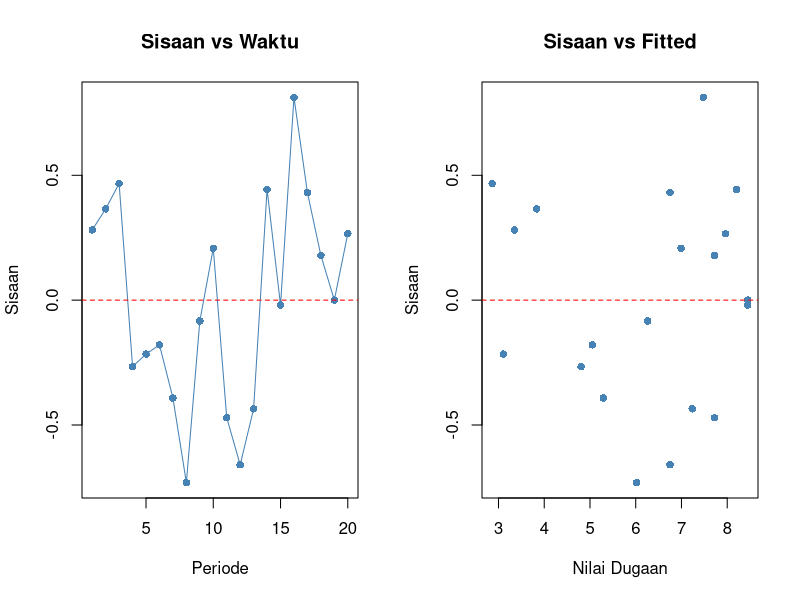
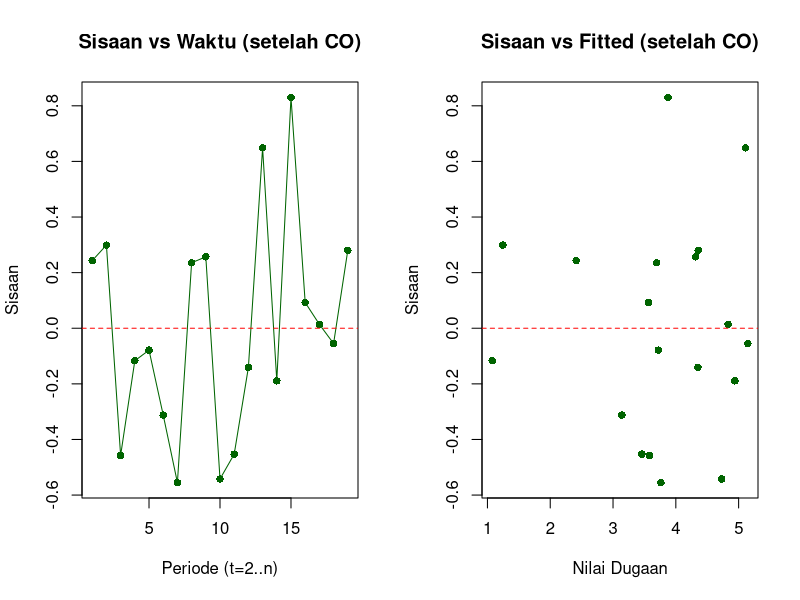
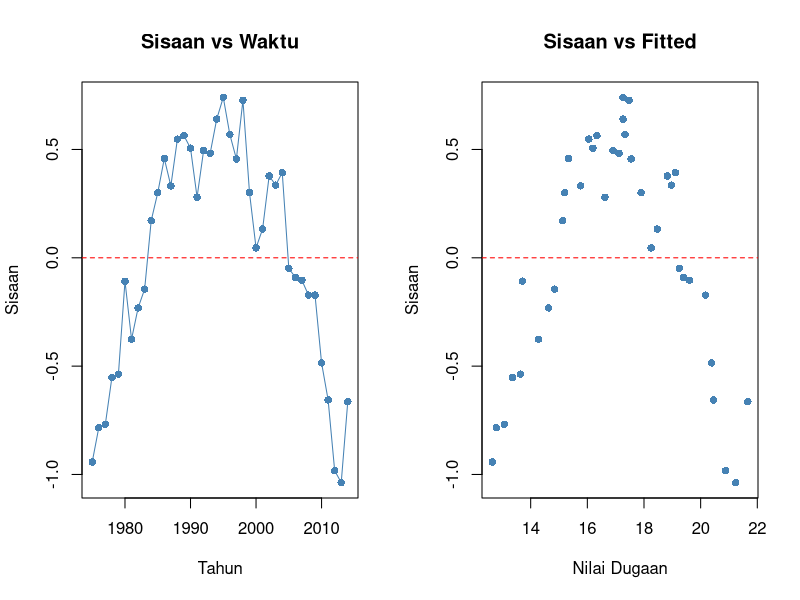
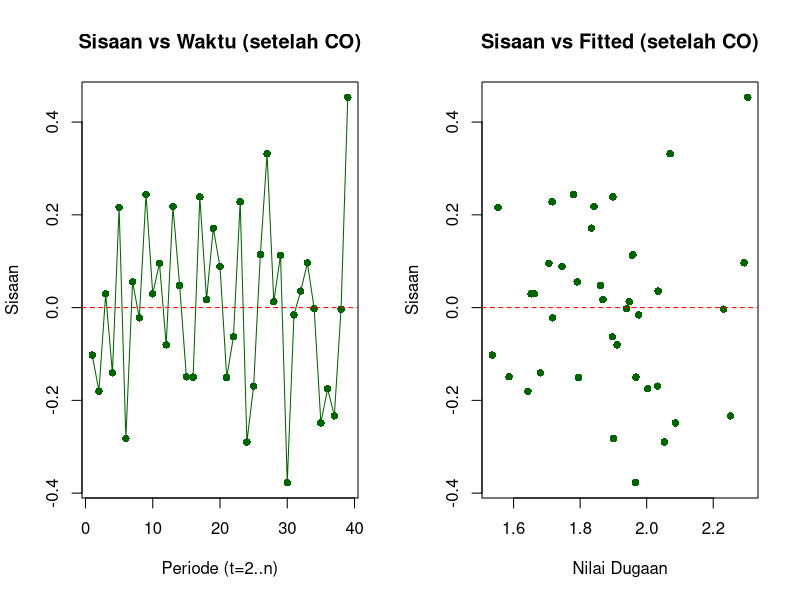

Write R code to recreate these figures, in order.
## ---- chunk 1
knitr::opts_chunk$set(echo = TRUE, warning = FALSE, message = FALSE, fig.align = "center")
suppressPackageStartupMessages(library(lmtest))
## ---- chunk 2
cochrane_orcutt <- function(y, x, tol = 1e-6, max_iter = 50) {
  n <- length(y)
  rho <- 0
  for (iter in 1:max_iter) {
    y_star <- y[2:n] - rho * y[1:(n - 1)]
    x_star <- x[2:n] - rho * x[1:(n - 1)]
    fit_star <- lm(y_star ~ x_star)
    b0_star <- coef(fit_star)[1]
    b1_star <- coef(fit_star)[2]
    b0 <- b0_star / (1 - rho)
    b1 <- b1_star

    resid_orig <- y - (b0 + b1 * x)
    rho_new <- sum(resid_orig[2:n] * resid_orig[1:(n - 1)]) /
      sum(resid_orig[1:(n - 1)]^2)

    if (abs(rho_new - rho) < tol) {
      rho <- rho_new
      break
    }
    rho <- rho_new
  }
  list(rho = rho, b0 = b0, b1 = b1, iterations = iter,
       fit_star = fit_star, y_star = y_star, x_star = x_star)
}
## ---- chunk 3
data1 <- data.frame(
  Period = 1:20,
  MarketShare = c(3.63, 4.20, 3.33, 4.54, 2.89, 4.87, 4.90, 5.29, 6.18, 7.20,
                  7.25, 6.09, 6.80, 8.65, 8.43, 8.29, 7.18, 7.90, 8.45, 8.23),
  Price = c(0.97, 0.95, 0.99, 0.91, 0.98, 0.90, 0.89, 0.86, 0.85, 0.82,
            0.79, 0.83, 0.81, 0.77, 0.76, 0.80, 0.83, 0.79, 0.76, 0.78)
)
data1
## ---- chunk 4
fit1 <- lm(MarketShare ~ Price, data = data1)
summary(fit1)
## ---- chunk 5
par(mfrow = c(1, 2))
plot(data1$Period, resid(fit1), type = "o", pch = 16, col = "steelblue",
     xlab = "Periode", ylab = "Sisaan", main = "Sisaan vs Waktu")
abline(h = 0, col = "red", lty = 2)
plot(fitted(fit1), resid(fit1), pch = 16, col = "steelblue",
     xlab = "Nilai Dugaan", ylab = "Sisaan", main = "Sisaan vs Fitted")
abline(h = 0, col = "red", lty = 2)
## ---- chunk 6
dw1 <- dwtest(fit1)
dw1
## ---- chunk 7
co1 <- cochrane_orcutt(data1$MarketShare, data1$Price)
cat("Rho terestimasi   :", round(co1$rho, 5), "\n")
cat("Jumlah iterasi     :", co1$iterations, "\n")
cat("Intercept baru (b0):", round(co1$b0, 5), "\n")
cat("Slope baru (b1)    :", round(co1$b1, 5), "\n")

summary(co1$fit_star)
## ---- chunk 8
par(mfrow = c(1, 2))
plot(seq_along(co1$y_star), resid(co1$fit_star), type = "o", pch = 16, col = "darkgreen",
     xlab = "Periode (t=2..n)", ylab = "Sisaan", main = "Sisaan vs Waktu (setelah CO)")
abline(h = 0, col = "red", lty = 2)
plot(fitted(co1$fit_star), resid(co1$fit_star), pch = 16, col = "darkgreen",
     xlab = "Nilai Dugaan", ylab = "Sisaan", main = "Sisaan vs Fitted (setelah CO)")
abline(h = 0, col = "red", lty = 2)
## ---- chunk 9
dw1_co <- dwtest(co1$fit_star)
dw1_co
## ---- chunk 10
data2 <- data.frame(
  Year = 1975:2014,
  Sales = c(11.7, 12.0, 12.3, 12.8, 13.1, 13.6, 13.9, 14.4, 14.7, 15.3,
            15.5, 15.8, 16.1, 16.6, 16.9, 16.7, 16.9, 17.4, 17.6, 17.9,
            18.0, 17.9, 18.0, 18.2, 18.2, 18.3, 18.6, 19.2, 19.3, 19.5,
            19.2, 19.3, 19.5, 20.0, 20.0, 19.9, 19.8, 19.9, 20.2, 21.0),
  Advertising = c(9.4, 9.6, 10, 10.4, 10.8, 10.9, 11.7, 12.2, 12.5, 12.9,
                  13.0, 13.2, 13.8, 14.2, 14.6, 14.4, 15.0, 15.4, 15.7, 15.9,
                  15.9, 16.0, 16.3, 16.2, 16.8, 17.3, 17.6, 18.1, 18.3, 18.5,
                  18.7, 18.9, 19.2, 20.0, 20.0, 20.3, 20.4, 21.0, 21.5, 22.1)
)
data2
## ---- chunk 11
fit2 <- lm(Sales ~ Advertising, data = data2)
summary(fit2)
## ---- chunk 12
par(mfrow = c(1, 2))
plot(data2$Year, resid(fit2), type = "o", pch = 16, col = "steelblue",
     xlab = "Tahun", ylab = "Sisaan", main = "Sisaan vs Waktu")
abline(h = 0, col = "red", lty = 2)
plot(fitted(fit2), resid(fit2), pch = 16, col = "steelblue",
     xlab = "Nilai Dugaan", ylab = "Sisaan", main = "Sisaan vs Fitted")
abline(h = 0, col = "red", lty = 2)
## ---- chunk 13
dw2 <- dwtest(fit2)
dw2
## ---- chunk 14
co2 <- cochrane_orcutt(data2$Sales, data2$Advertising)
cat("Rho terestimasi   :", round(co2$rho, 5), "\n")
cat("Jumlah iterasi     :", co2$iterations, "\n")
cat("Intercept baru (b0):", round(co2$b0, 5), "\n")
cat("Slope baru (b1)    :", round(co2$b1, 5), "\n")

summary(co2$fit_star)
## ---- chunk 15
par(mfrow = c(1, 2))
plot(seq_along(co2$y_star), resid(co2$fit_star), type = "o", pch = 16, col = "darkgreen",
     xlab = "Periode (t=2..n)", ylab = "Sisaan", main = "Sisaan vs Waktu (setelah CO)")
abline(h = 0, col = "red", lty = 2)
plot(fitted(co2$fit_star), resid(co2$fit_star), pch = 16, col = "darkgreen",
     xlab = "Nilai Dugaan", ylab = "Sisaan", main = "Sisaan vs Fitted (setelah CO)")
abline(h = 0, col = "red", lty = 2)
## ---- chunk 16
dw2_co <- dwtest(co2$fit_star)
dw2_co
## ---- chunk 17
summarize_result <- function(name, fit, dw, co = NULL, dw_co = NULL) {
  cat("### ", name, "\n\n", sep = "")
  cat("- Model awal: DW = ", round(dw$statistic, 3),
      ", p-value = ", format.pval(dw$p.value, digits = 4),
      ifelse(dw$p.value < 0.05, " -> **ada autokorelasi**.", " -> tidak ada autokorelasi."), "\n", sep = "")
  if (!is.null(co)) {
    cat("- Setelah Cochrane-Orcutt ($\\rho$ = ", round(co$rho, 4), "): DW = ",
        round(dw_co$statistic, 3), ", p-value = ", format.pval(dw_co$p.value, digits = 4),
        ifelse(dw_co$p.value < 0.05, " -> masih ada autokorelasi.", " -> **autokorelasi teratasi**."),
        "\n", sep = "")
    cat("- Model akhir: Y = ", round(co$b0, 3), " + (", round(co$b1, 3), ") x X\n\n", sep = "")
  }
  cat("\n")
}

summarize_result("Market Share vs Price", fit1, dw1,
                  if (exists("co1")) co1 else NULL,
                  if (exists("dw1_co")) dw1_co else NULL)
summarize_result("Sales vs Advertising", fit2, dw2,
                  if (exists("co2")) co2 else NULL,
                  if (exists("dw2_co")) dw2_co else NULL)
